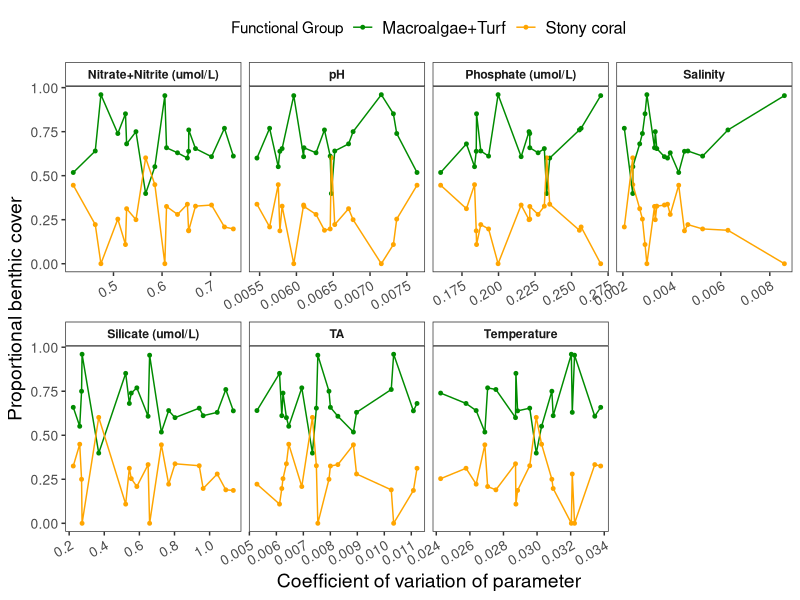
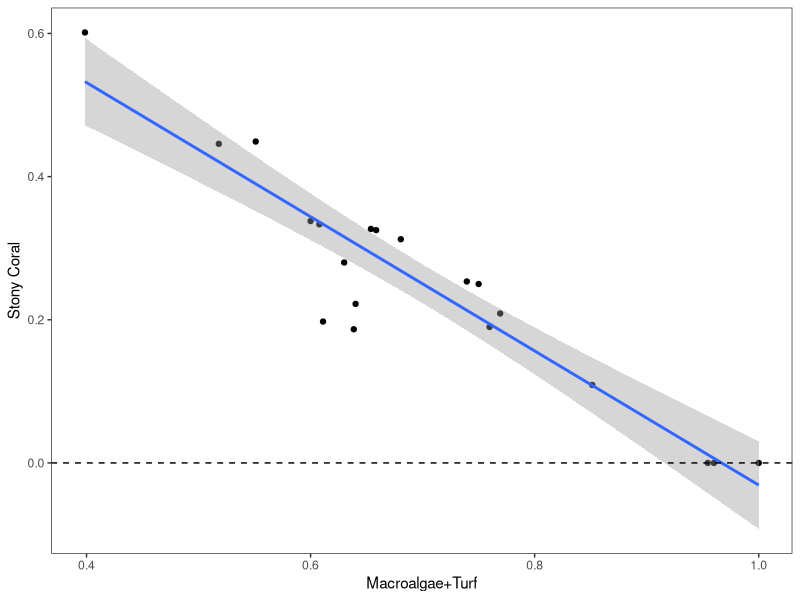
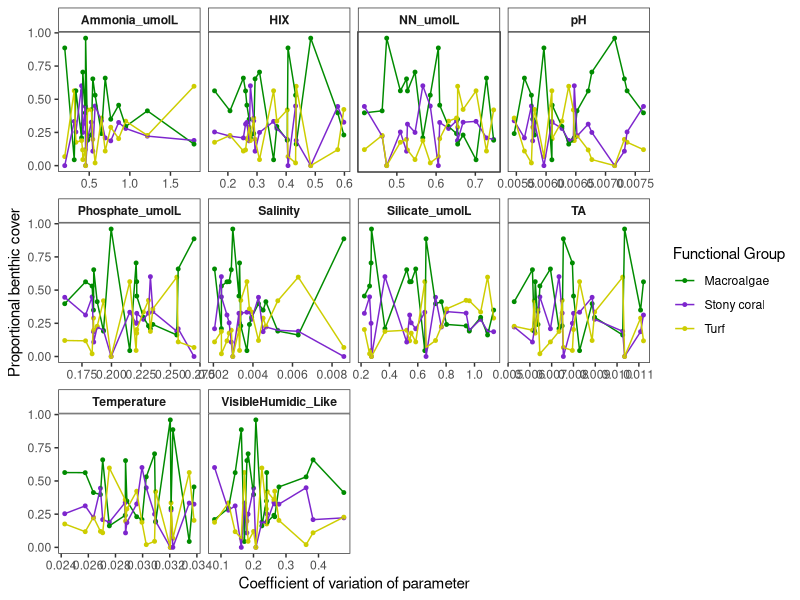
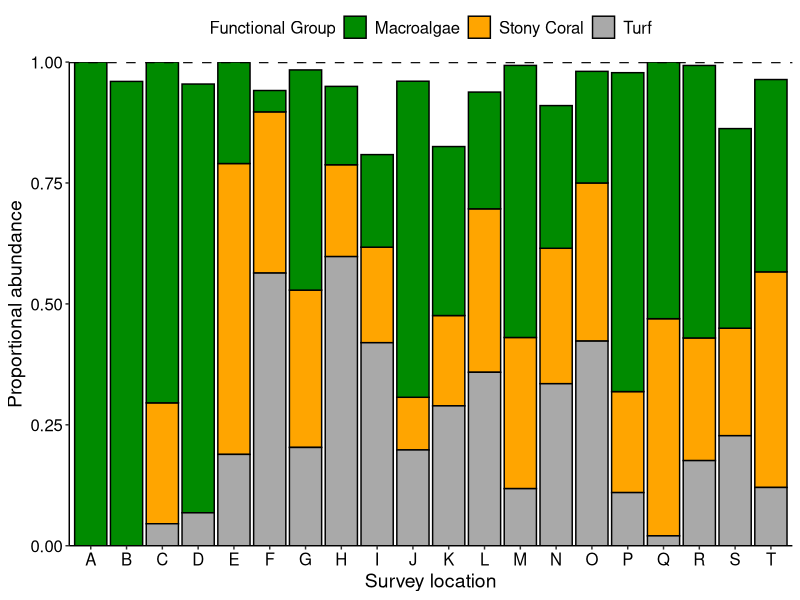
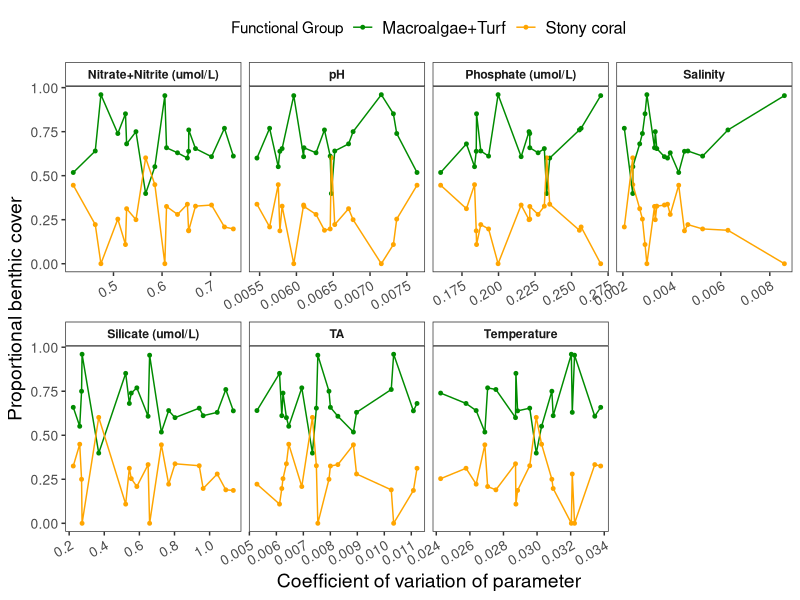
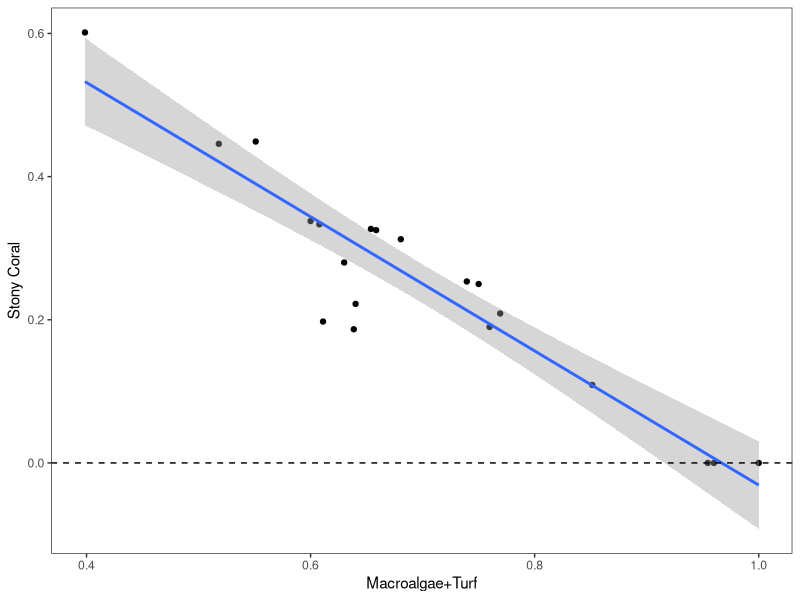
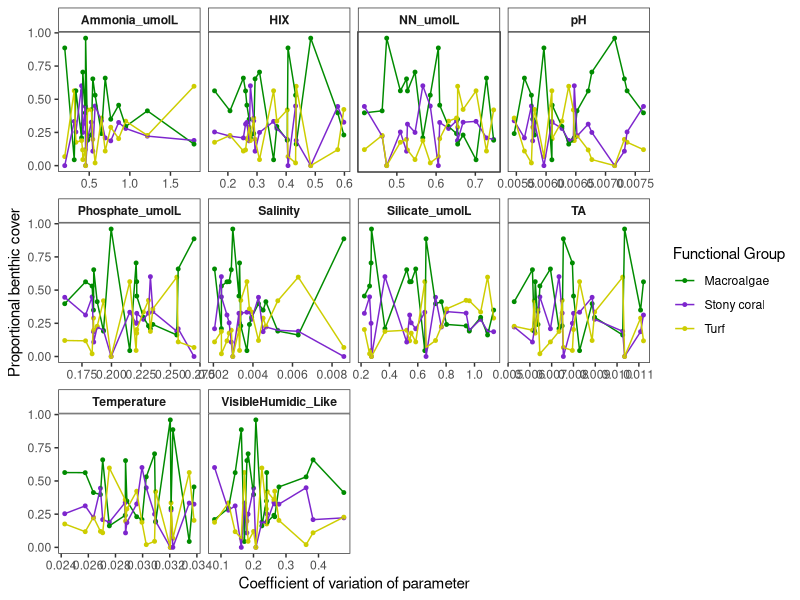
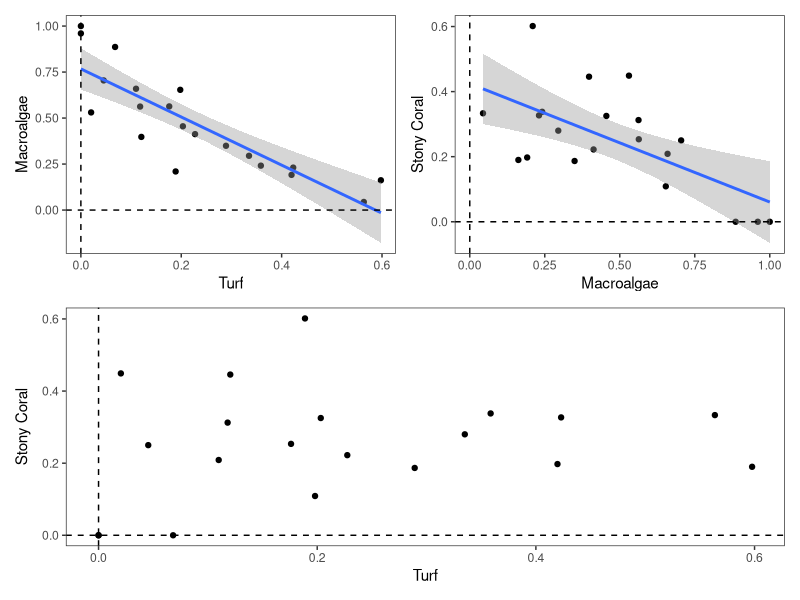

Generate these figures, in order, with R:
#### Examining composition and nutrient gradient to create and hone MBIO 610 model
####  of species cover through 2 species competition/interaction


##### LOAD LIBRARIES #####
library(tidyverse)
library(here)
library(patchwork)


##### READ IN DATA #####
meta <- read_csv(here("Data", "Full_Metadata.csv"))
comp <- read_csv(here("Data", "Species_Abundances_wide.csv"))
fe <- read_csv(here("Data", "Species_FE.csv"))
traits <- read_csv(here("Data", "Distinct_Taxa.csv"))
chem <- read_csv(here("Data", "Nutrients_Processed_All.csv"))
alpha <- read_csv(here("Data", "CowTag_to_AlphaTag.csv"))


##### PROCESS & VIEW DATA #####

# which species are most abundant?
comp %>%
  pivot_longer(cols = 2:52, names_to = "Taxa", values_to = "pcover") %>%
  filter(pcover > 10) %>%
  count(Taxa)
# assumption affirmed: porites and turf/turb are the most common top species across reef

# alternative option: coral vs macroalgae: 2 functional group competition rather than 'species'
sub_comp <- comp %>%
  pivot_longer(cols = 2:52, names_to = "Taxa", values_to = "pcover") %>%
  left_join(traits) %>%
  group_by(CowTagID, Taxon_Group, Calcification) %>%
  summarise(mean = mean(pcover),
            sum = sum(pcover))

coral <- sub_comp %>%
  filter(Taxon_Group == "Cnidaria" &
           Calcification == "Hermatypic") %>%
  mutate(functional_group = "Stony Coral")


# check which cnidaria are still high % cover: anemone at 16% at one site and
#  discosoma at 10% another side, but mostly 0's or below 6%
# sub_comp %>%
#   filter(Taxon_Group == "Cnidaria" &
#            Calcification != "Hermatypic")
# View(comp %>%
#   pivot_longer(cols = 2:52, names_to = "Taxa", values_to = "pcover") %>%
#   left_join(traits) %>%
#   filter(Taxon_Group == "Cnidaria" &
#            Calcification != "Hermatypic")
#   )

# check other important groups
sub_comp %>%
  filter(Taxon_Group != "Cnidaria" &
           Taxon_Group != "Cyanobacteria")

## porifera might still be important? so maybe 3 way competition model? coral, macroalgae, sponges?
# eh highest per-site cover is 12% and all else are below 5% so many don't need to include?
sub_comp %>%
  filter(Taxon_Group == "Porifera")


algae <- sub_comp %>%
  filter(Taxon_Group != "Cnidaria" &
           Taxon_Group != "Cyanobacteria" &
           Taxon_Group != "Porifera") %>%
  mutate(functional_group = "ma_turf")


## if I decide to model a three species/functional group competition interaction:
turf <- sub_comp %>%
  filter(Taxon_Group == "Turf") %>%
  mutate(functional_group = "Turf")
ma <- sub_comp %>%
  filter(Taxon_Group != "Cnidaria" &
           Taxon_Group != "Cyanobacteria" &
           Taxon_Group != "Porifera" &
           Taxon_Group != "Turf") %>%
  mutate(functional_group = "Macroalgae")


# combine coral and macroalgae/turf df
# TWO SPECIES
c.ma <- full_join(coral, algae) %>%
  ungroup() %>%
  select(-c(Taxon_Group, Calcification)) %>%
  group_by(CowTagID) %>%
  mutate(total_pcover = sum(sum)) %>%
  arrange(CowTagID) %>%
  ungroup() %>%
  group_by(CowTagID, functional_group) %>%
  mutate(sum_fg = sum(sum)) %>%
  distinct(CowTagID, functional_group, sum_fg, total_pcover) %>%
  ungroup()

# THREE SPECIES
c.ma.t <- full_join(coral, ma) %>%
  full_join(turf) %>%
  ungroup() %>%
  select(-c(Taxon_Group, Calcification)) %>%
  group_by(CowTagID) %>%
  mutate(total_pcover = sum(sum)) %>%
  arrange(CowTagID) %>%
  ungroup() %>%
  group_by(CowTagID, functional_group) %>%
  mutate(sum_fg = sum(sum)) %>%
  distinct(CowTagID, functional_group, sum_fg, total_pcover) %>%
  ungroup()


# Process chem data
cv.chem <- chem %>%
  select(-c(Season, Maximum:CVSeasonal)) %>%
  distinct() %>%
  pivot_wider(names_from = Parameters, values_from = CVAll)


# join comp with chem
# TWO SPECIES
chem.comp2 <- c.ma %>%
  left_join(cv.chem) %>%
  select(-Location)
chem.comp3 <- c.ma.t %>%
  left_join(cv.chem) %>%
  select(-Location)


##### VISUALIZE RELATIONSHIPS #####
# TWO SPECIES
plot1 <- chem.comp2 %>%
  mutate(sum_fg = sum_fg/100) %>% # proportional cover as 0 to 1.0
  filter(CowTagID != "VSEEP") %>%
  select(-c(Ammonia_umolL, HIX,VisibleHumidic_Like, M_C, Tryptophan_Like, Tyrosine_Like)) %>%
  rename(`Nitrate+Nitrite (umol/L)` = NN_umolL,
         `Phosphate (umol/L)` = Phosphate_umolL,
         `Silicate (umol/L)` = Silicate_umolL) %>%
  pivot_longer(cols = Salinity:`Nitrate+Nitrite (umol/L)`, names_to = "Parameters", values_to = "cv_values") %>%
  ggplot(aes(x = cv_values, y = sum_fg, group = functional_group, color = functional_group)) +
  geom_point(size = 1) +
  geom_line() +
  theme_bw() +
  theme(panel.grid = element_blank(),
        strip.background = element_rect(fill = "white"),
        strip.text = element_text(face = "bold"),
        legend.position = "top",
        legend.text = element_text(size = 12),
        axis.text.y = element_text(size = 10),
        axis.text.x = element_text(size = 10, angle = 30, hjust = 1),
        axis.title = element_text(size = 14)) +
  labs(x = "Coefficient of variation of parameter",
       y = "Proportional benthic cover",
       color = "Functional Group") +
  scale_color_manual(values = c("green4", "orange"),
                     labels = c("Macroalgae+Turf", "Stony coral")) +
  facet_wrap(~Parameters, scales = "free_x", ncol = 4)
plot1
ggsave(here("Output", "pCover_coral_algae_v_SGD_param.png"), plot1, device = "png", width = 8, height = 6)

plot1b <- c.ma %>%
  mutate(sum_fg = sum_fg/100) %>%
  pivot_wider(names_from = functional_group, values_from = sum_fg) %>%
  ggplot(aes(x = ma_turf, y = `Stony Coral`)) +
  geom_point() +
  geom_smooth(method = "lm") +
  theme_bw() +
  theme(panel.grid = element_blank()) +
  labs(x = "Macroalgae+Turf") +
  geom_hline(yintercept = 0, linetype = "dashed")
plot1b
ggsave(here("Output", "pCover_coral_v_algae.png"), plot1b, device = "png", width = 5, height = 5)


# three SPECIES
plot2 <- chem.comp3 %>%
  mutate(sum_fg = sum_fg/100) %>% # proportional cover as 0 to 1.0
  filter(CowTagID != "VSEEP") %>%
  select(-c(M_C, Tryptophan_Like, Tyrosine_Like)) %>%
  pivot_longer(cols = Salinity:VisibleHumidic_Like, names_to = "Parameters", values_to = "cv_values") %>%
  ggplot(aes(x = cv_values, y = sum_fg, group = functional_group, color = functional_group)) +
  geom_point(size = 1) +
  geom_line() +
  theme_bw() +
  theme(panel.grid = element_blank(),
        strip.background = element_rect(fill = "white"),
        strip.text = element_text(face = "bold")) +
  labs(x = "Coefficient of variation of parameter",
       y = "Proportional benthic cover",
       color = "Functional Group") +
  scale_color_manual(values = c("green4", "purple3", "yellow3"),
                     labels = c("Macroalgae", "Stony coral", "Turf")) +
  facet_wrap(~Parameters, scales = "free_x")
plot2
ggsave(here("Output", "pCover_coral_algae_turf_v_SGD_param.png"), plot2, device = "png", width = 8, height = 6)

plot2b <- c.ma.t %>%
  mutate(sum_fg = sum_fg/100) %>%
  pivot_wider(names_from = functional_group, values_from = sum_fg) %>%
  ggplot(aes(x = Turf, y = Macroalgae)) +
  geom_point() +
  geom_smooth(method = "lm") +
  theme_bw() +
  theme(panel.grid = element_blank()) +
  geom_hline(yintercept = 0, linetype = "dashed") +
  geom_vline(xintercept = 0, linetype = "dashed")
plot2c <- c.ma.t %>%
  mutate(sum_fg = sum_fg/100) %>%
  pivot_wider(names_from = functional_group, values_from = sum_fg) %>%
  ggplot(aes(x = Macroalgae, y = `Stony Coral`)) +
  geom_point() +
  geom_smooth(method = "lm") +
  theme_bw() +
  theme(panel.grid = element_blank()) +
  geom_hline(yintercept = 0, linetype = "dashed") +
  geom_vline(xintercept = 0, linetype = "dashed")
plot2d <- c.ma.t %>%
  mutate(sum_fg = sum_fg/100) %>%
  pivot_wider(names_from = functional_group, values_from = sum_fg) %>%
  ggplot(aes(x = Turf, y = `Stony Coral`)) +
  geom_point() +
  theme_bw() +
  theme(panel.grid = element_blank()) +
  geom_hline(yintercept = 0, linetype = "dashed") +
  geom_vline(xintercept = 0, linetype = "dashed")
plot2_patch <- (plot2b + plot2c) / plot2d
ggsave(here("Output", "pCover_coral_v_algae_v_turf.png"), plot2_patch, device = "png", width = 8, height = 8)



## Two SPECIES total cover plot
total.cover.plot <- c.ma.t %>%
  left_join(alpha) %>%
  #mutate(functional_group = if_else(functional_group == "ma_turf", "Macroalgae + Turf", functional_group)) %>%
  mutate(sum_fg = sum_fg/100) %>%
  ggplot(aes(x = AlphaTag, y = sum_fg, fill = functional_group)) +
  geom_col(color = "black") +
  theme_classic() +
  theme(legend.position = "top",
        axis.text = element_text(color = "black", size = 12),
        axis.title = element_text(color = "black", size = 14),
        legend.text = element_text(size = 12),
        legend.title = element_text(size = 12)) +
  scale_y_continuous(breaks = c(0,0.25,0.5,0.75,1), expand = c(0, 0)) +
  labs(x = "Survey location", y = "Proportional abundance", fill = "Functional Group") +
  geom_hline(yintercept = 1, linetype = "dashed", size = 0.8) +
  scale_fill_manual(values = c(`Stony Coral` = "orange", 'Macroalgae' = "green4", "Turf" = "darkgrey"))
total.cover.plot
ggsave(here("Output", "Total_cover_plot.png"), total.cover.plot, device = "png", height = 6, width = 6)


# relationship between stony coral and macroalgae+turf
# high correlation!
anova(lm(data = c.ma, sum_fg ~functional_group))
# p ~ 3e-11
summary(lm(data = c.ma, sum_fg ~functional_group))
# r2 ~ 0.69
lm.cma <- c.ma %>% pivot_wider(names_from = functional_group, values_from = sum_fg)
anova(lm(data = lm.cma, `Stony Coral` ~ ma_turf)) # p ~ 2e-9
summary(lm(data = lm.cma, `Stony Coral` ~ ma_turf)) # r2 = 0.87



# relationship between stony coral and macroalgae and turf
# high correlation!
anova(lm(data = c.ma.t, sum_fg ~functional_group))
# p ~ 4.7e4
summary(lm(data = c.ma.t, sum_fg ~functional_group))
# r2 ~ 0.23
lm.cmat <- c.ma.t %>% pivot_wider(names_from = functional_group, values_from = sum_fg)
anova(lm(data = lm.cmat, `Stony Coral` ~ Macroalgae)) # p ~ 0.002
summary(lm(data = lm.cmat, `Stony Coral` ~ Macroalgae)) # r2 = 0.42
#anova(lm(data = lm.cmat, `Stony Coral` ~ Turf)) # p > 0.05
anova(lm(data = lm.cmat, Macroalgae ~ Turf)) # p ~ 1e-6
summary(lm(data = lm.cmat, Macroalgae ~ Turf)) # r2 = 0.72



# save dataframe to use in python?
chem.comp.wide <- chem.comp2 %>%
  filter(CowTagID != "VSEEP") %>%
  mutate(functional_group = if_else(functional_group == "ma_turf", "Macroalgae+Turf", functional_group)) %>%
  select(-c(M_C, Tryptophan_Like, Tyrosine_Like)) %>%
  mutate(sum_fg = sum_fg/100,
         total_pcover = total_pcover/100) # proportional benthic cover from 0 to 1.0
#write_csv(chem.comp.wide, here("Data", "coral_algae_pcover_sgd_param.csv"))


